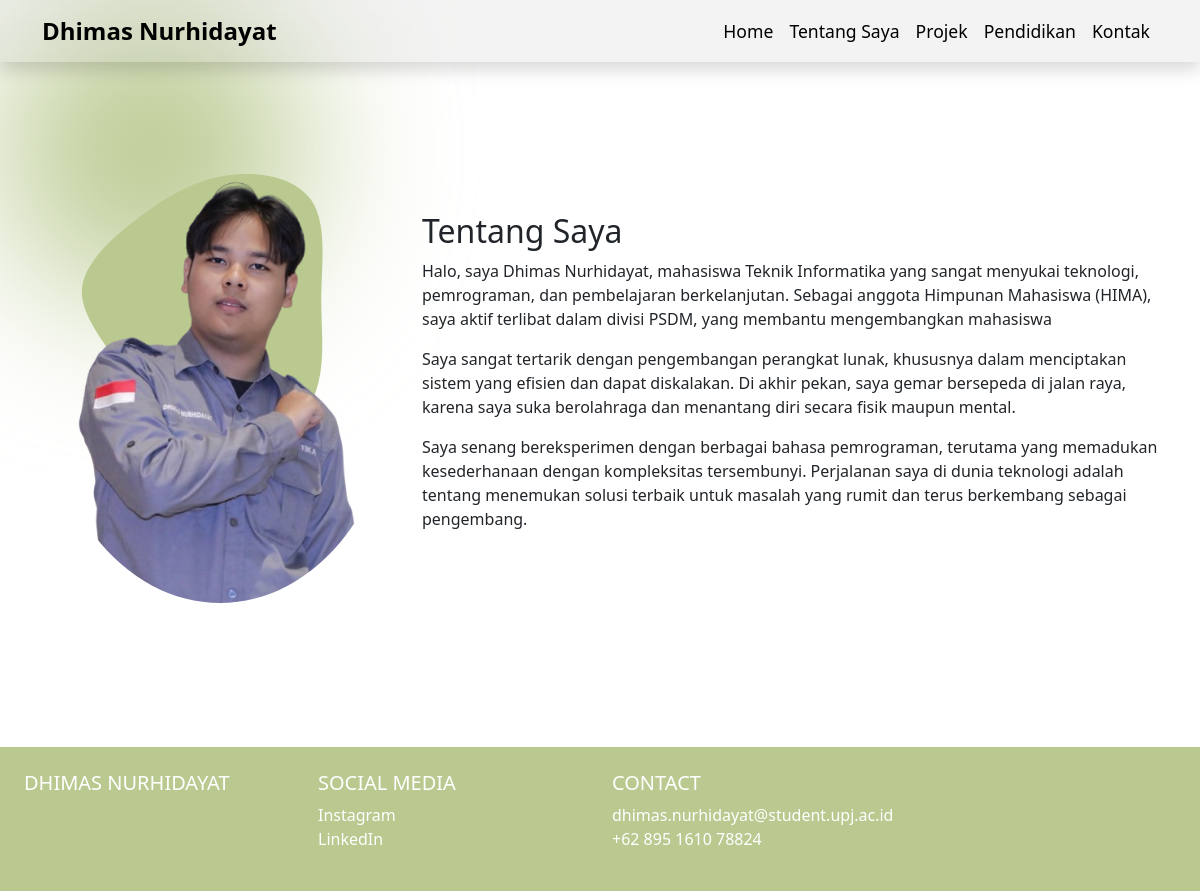
The page /aboutme.php on the database its author committed.
### tables this page shows
CREATE TABLE `aboutme` (
  `id` int(11) NOT NULL,
  `judul` varchar(500) NOT NULL,
  `teks1` varchar(500) NOT NULL,
  `teks2` varchar(500) NOT NULL,
  `teks3` varchar(500) NOT NULL
);

### admin/inc_fungsi.php (called while the page is built, shortened)
<?php
function ambil_judul($id_judul) {
    global $koneksi;
    $sql1 = "SELECT * FROM aboutme WHERE id = '$id_judul'";
    $q1 = mysqli_query($koneksi, $sql1);
    if ($q1) {
        $r1 = mysqli_fetch_array($q1);
        if ($r1) {
            $text = $r1['judul'];
            return $text;
        }
    }
    return null;
}
function ambil_teks1($id_teks1) {
    global $koneksi;
    $sql1 = "SELECT * FROM aboutme WHERE id = '$id_teks1'";
    $q1 = mysqli_query($koneksi, $sql1);
    if ($q1) {
        $r1 = mysqli_fetch_array($q1);
        if ($r1) {
            $text = $r1['teks1'];
            return $text;
        }
    }
    return null;
}
function ambil_teks2($id_teks2) {
    global $koneksi;
    $sql1 = "SELECT * FROM aboutme WHERE id = '$id_teks2'";
    $q1 = mysqli_query($koneksi, $sql1);
    if ($q1) {
        $r1 = mysqli_fetch_array($q1);
        if ($r1) {
            $text = $r1['teks2'];
            return $text;
        }
    }
    return null;
}
function ambil_teks3($id_teks3) {
    global $koneksi;
    $sql1 = "SELECT * FROM aboutme WHERE id = '$id_teks3'";
    $q1 = mysqli_query($koneksi, $sql1);
    if ($q1) {
        $r1 = mysqli_fetch_array($q1);
        if ($r1) {
            $text = $r1['teks3'];
            return $text;
        }
    }
    return null;
}
?>

### aboutme.php (the view, shortened to what this page needs)
<?php
include_once("admin/koneksi.php");
include_once("admin/inc_fungsi.php");
?>
<!doctype html>
<html lang="en">
<head>
    <link href="https://cdn.jsdelivr.net/npm/bootstrap@5.3.3/dist/css/bootstrap.min.css" rel="stylesheet">
</head>
<body>
<?php include("inc/navbar.php") ?>
  <div class="spotlight-blur"></div>
    <div class="container " style="margin-top: -10rem;margin-bottom: 8rem; position: relative; " >
        <div class="row align-items-center pt-10">
            <div class="col-md-4 text-center">
                <div class="position-relative">
                    <img src="img/aboutmePP.png" alt="Dhimas Nurhidayat" class="img-fluid rounded-circle mb-3">
                </div>
            </div>
            <div class="col-md-8">
                <h2><?php echo ambil_judul('2') ?></h2>
                <p><?php echo ambil_teks1('2') ?> </p>
                <p><?php echo ambil_teks2('2') ?> </p>
                <p><?php echo ambil_teks3('2') ?> </p>
            </div>
        </div>
    </div>
    <?php include("inc/footer.php") ?>
</body>
</html>

### aboutme.php (style rules this page uses)
.spotlight-blur { position:relative; height: 300px; width: 300px; border-radius: 50%; filter: blur(80px); pointer-events: none; background-color: #b9c98f; z-index: -1; transition: left 0.1s ease, top 0.1s ease; }

### rows shown on the page
aboutme: judul "Tentang Saya", teks1 "Halo, saya Dhimas Nurhidayat, mahasiswa Teknik Informatika yang sangat menyukai teknologi, pemrograman, dan pembelajaran berkelanjutan. Sebagai anggota Himpunan Mahasiswa (HIMA), saya aktif terlibat dalam divisi PSDM, yang membantu mengembangkan mahasiswa", teks2 "Saya sangat tertarik dengan pengembangan perangkat lunak, khususnya dalam menciptakan sistem yang efisien dan dapat diskalakan. Di akhir pekan, saya gemar bersepeda di jalan raya, karena saya suka berolahraga dan menantang diri secara fisik maupun mental.", teks3 "Saya senang bereksperimen dengan berbagai bahasa pemrograman, terutama yang memadukan kesederhanaan dengan kompleksitas tersembunyi. Perjalanan saya di dunia teknologi adalah tentang menemukan solusi terbaik untuk masalah yang rumit dan terus berkembang sebagai pengembang."
